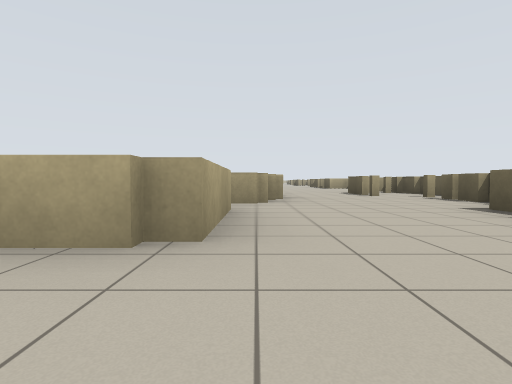
[1] (above)

17 first-person views from a walk through a robot-simulator world made for Stage. The camera is 0.72 m above the floor, tilts 2° down and sees 80° across. Floor lines are 1 m apart. The floor is counted in squares, 2.5 m on a side. Each view is taken from the middle of a square. On the plan, view 1 faces up. The plan holds only what a view shows up to about 9 squares ahead; the rest is blank. The place goes on beyond the plan. The robots in the file are not drawn.

[2]
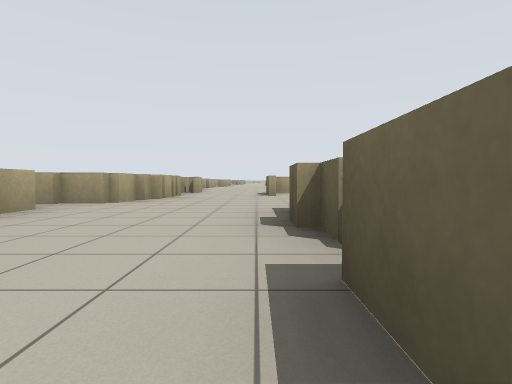

[3]
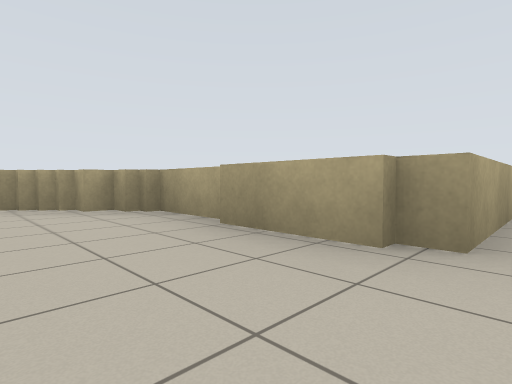

[4]
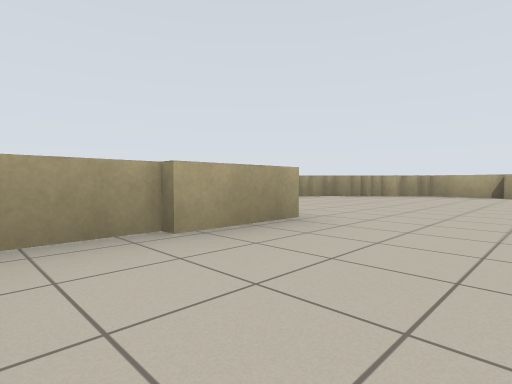

[5]
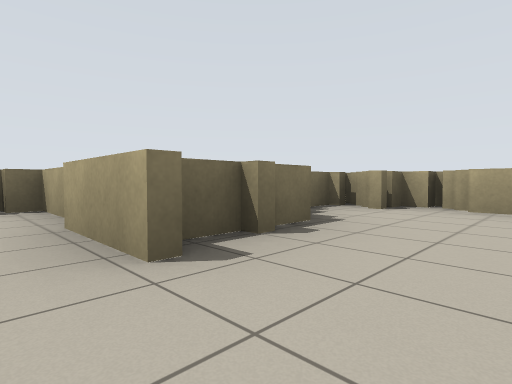

[6]
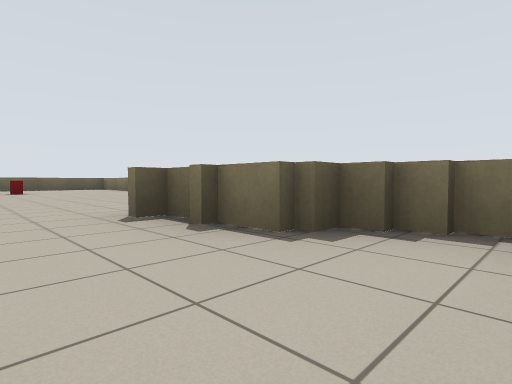

[7]
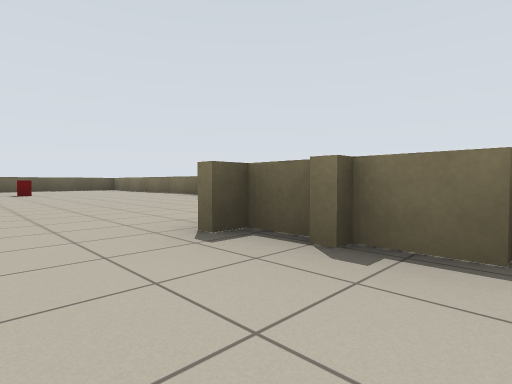

[8]
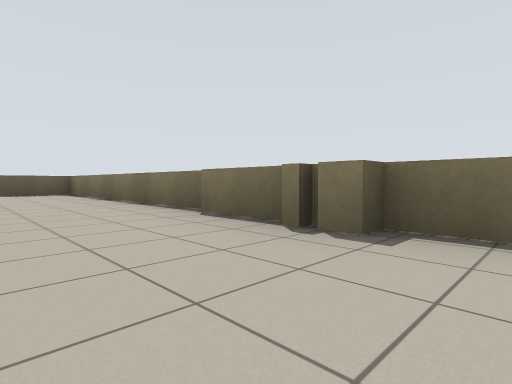

[9]
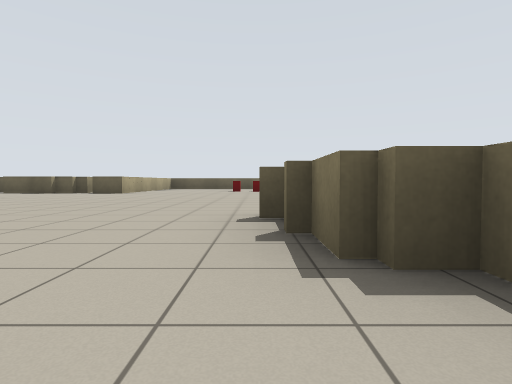

[10]
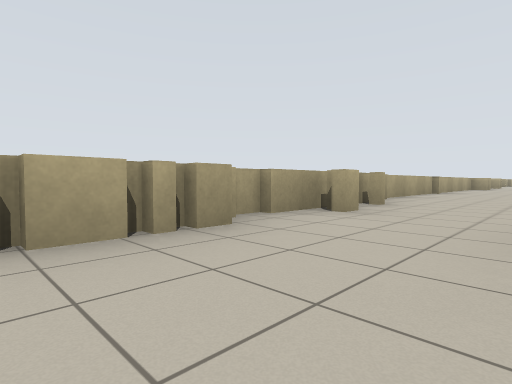

[11]
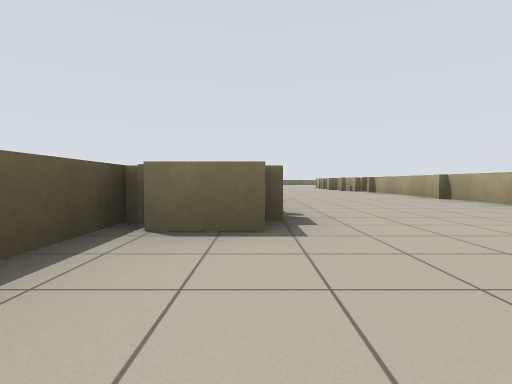

[12]
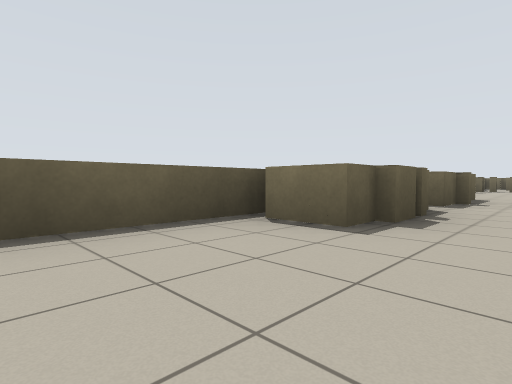

[13]
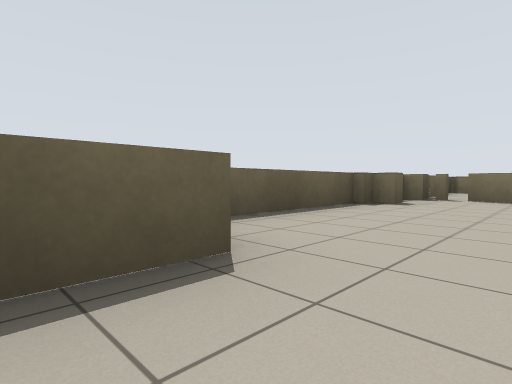

[14]
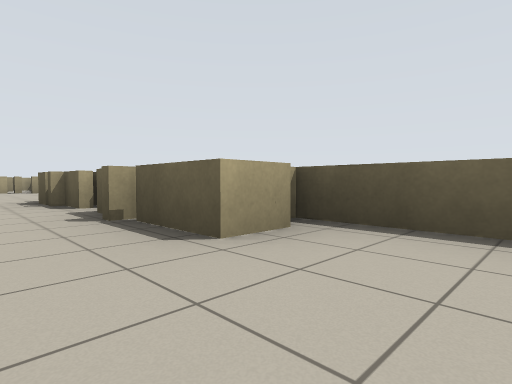

[15]
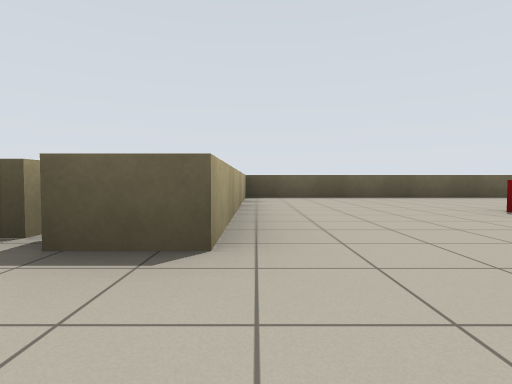

[16]
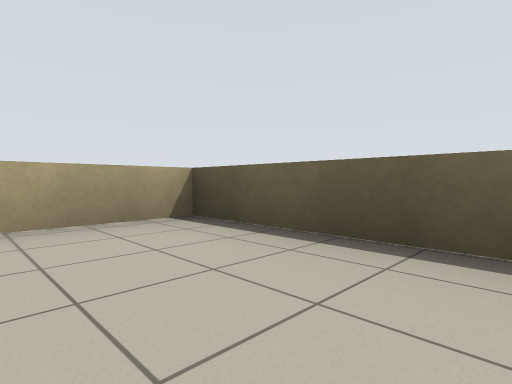

[17]
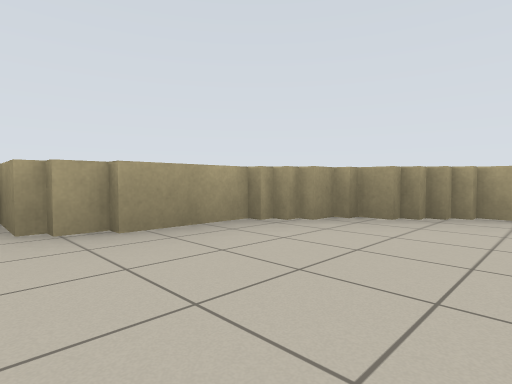

### Floor plan
Key: @ floor where view 1 was taken; # wall or solid block; . floor; = window, fence, low wall or low ledge; B red box; O other object.
Columns run from 6 left of view 1 to 7 right of it. Each row starts with its distance up from view 1.
 22          =
 21          =#
 20          .#
 19          .#
 18         ..#
 17         ..#
 16       =..=#
 15       =..=#
 14       =..=#
 13       =..=#
 12       =...#
 11       =...#
 10       =...#
  9       #...#
  8       #.==#
  7       #.==#
  6       #.==#
  5       #..=
  4      #=...#
  3      #...#
  2    ###...#
  1   #=.....#===
  0  #....@......=
 -1 ##...........=
 -2 #.........O..=
 -3 =..=.....B...=
 -4 #=##.........=
 -5    #.........=
 -6    ===========

Where each view was taken, in squares from view 1:
view 1: 0 up, 0 right, facing up
view 2: 0 up, 2 right, facing up
view 3: 0 up, 0 right, facing up-left
view 4: 5 down, 1 left, facing up-left
view 5: 2 down, 2 left, facing down-left
view 6: 2 down, 5 left, facing down-right
view 7: 2 down, 4 left, facing down-right
view 8: 4 down, 1 left, facing down-right
view 9: 3 down, 5 left, facing right
view 10: 5 up, 2 right, facing up-left
view 11: 18 up, 3 right, facing down
view 12: 18 up, 2 right, facing down-right
view 13: 13 up, 2 right, facing down-right
view 14: 11 up, 2 right, facing up-right
view 15: 0 up, 1 right, facing right
view 16: 2 down, 5 right, facing up-right
view 17: 2 down, 3 left, facing up-left
